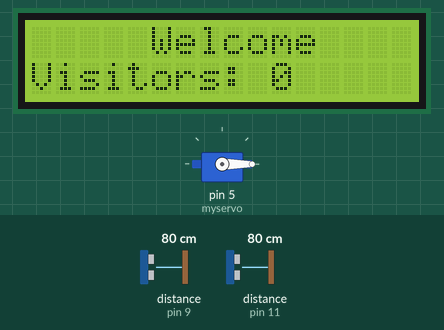
Recording of a sketch running on a simulated Arduino Uno, built with avr-gcc and run on an emulated ATmega328P. On the bench: servo, 16×2 character LCD. Wiring (inferred from the names in the program): 2 × ultrasonic range finder: trigger pin 8, echo pin 9 / trigger pin 10, echo pin 11. Inputs (shaded band) come from the test bench; at power-on: distance to the obstacle (sensors on pin 9, pin 11) 80 cm. The echo pulse lasts 58.3 µs per cm; what the sketch prints to the serial monitor is not drawn.

Above: at 2.7 s.
2.8 s: distance to the obstacle (sensor on pin 9) set to 22 cm
5.8 s: distance to the obstacle (sensor on pin 9) set to 19 cm
At 7.1 s:
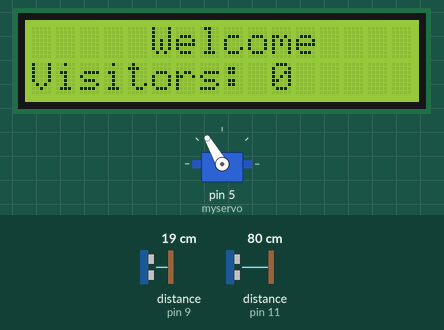
7.4 s: distance to the obstacle (sensor on pin 11) set to 22 cm
8.9 s: distance to the obstacle (sensor on pin 11) set to 18 cm
At 10.2 s:
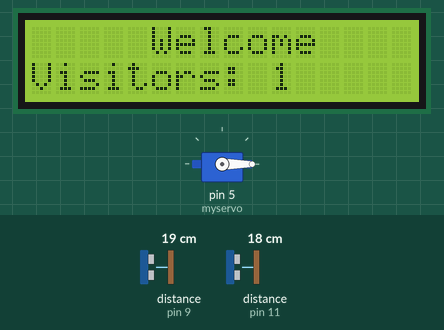
11.8 s: distance to the obstacle (sensor on pin 11) set to 120 cm
At 12.4 s:
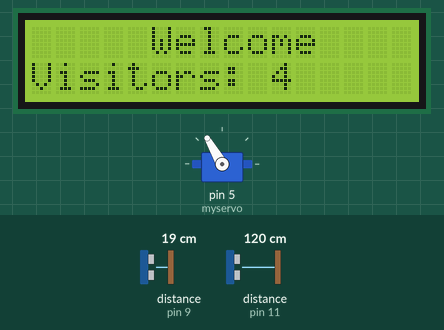
14.8 s: distance to the obstacle (sensor on pin 11) set to 2 cm
At 16.9 s:
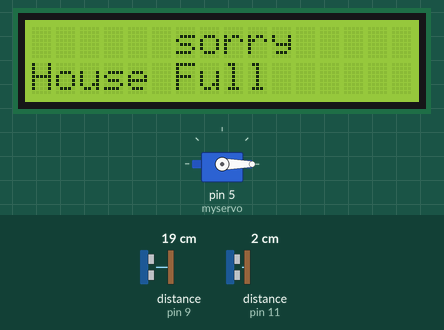
Timing chart, 0 to 18.8 s (numbered marks = the images above; inputs shaded):
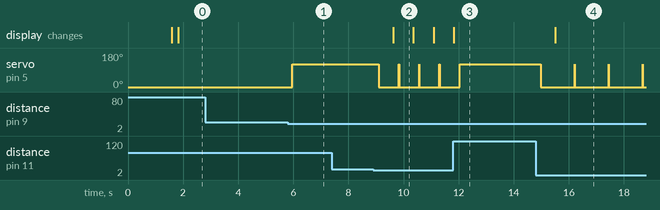

Measured:
- the behaviour switches between 21 and 20 cm on distance to the obstacle (sensor on pin 9) (found by bisection; images 0 and 1)
- the behaviour switches between 21 and 20 cm on distance to the obstacle (sensor on pin 11) (found by bisection; images 1 and 2)
- after the input at 2.8 s, every drawn part: stays the same
- after the input at 5.8 s, servo on pin 5 (myservo): 0° → 120° after 0.17 s
- after the input at 7.4 s, every drawn part: stays the same
- after the input at 8.9 s, servo on pin 5 (myservo): 120° → 0° after 0.20 s; the display: changes after 0.72 s (image 2)
- after the input at 11.8 s, servo on pin 5 (myservo): goes on until 12.0 s, then stays 120°
- after the input at 14.8 s, servo on pin 5 (myservo): 120° → 0° after 0.19 s; the display: changes after 0.71 s (image 4)
- what the display in image 2 shows lasts 0.8 s, from 9.6 s to 10.4 s

The sketch:

visitorCounter_lasya.ino
```cpp
//this is same code as visitor counter but it has max people limit
#include <LiquidCrystal_I2C.h>
#include <Servo.h>
#include <Wire.h>
LiquidCrystal_I2C display(0x27, 16, 2);
Servo myservo ;

int trigPin1 = 8;
int echoPin1 = 9;

int trigPin2 = 10;
int echoPin2 = 11;

int currentPeople = 0;
int maxPeople = 5;
int prevCount = -1 ;
int comeIn = 0 ;
int goOut = 0 ;
int  initialDistanceIn = 20 ;
int  initialDistanceOut = 20 ;

void displayText(String txt){
  display.clear();
  display.setCursor(5,0);
  display.print("Welcome");
  display.setCursor(0,1);
  display.print("Visitors: "+txt);
}

int distanceIn, distanceOut ;

int measureDistance(int trigPin, int echoPin){
   digitalWrite(trigPin, HIGH);
   delayMicroseconds(10);
   digitalWrite(trigPin, LOW);
   int duration = pulseIn (echoPin, HIGH);
   return (duration/2) / 29.1;
}

void setup() {
  Serial.begin(9600);
  pinMode(trigPin1, OUTPUT);
  pinMode(echoPin1, INPUT);
  pinMode(trigPin2, OUTPUT);
  pinMode(echoPin2, INPUT);
//  initialDistanceIn = measureDistance(trigPin1, echoPin1);
//  initialDistanceOut = measureDistance(trigPin2, echoPin2);
   myservo.attach(5);
   myservo.write(100);
   myservo.write(0);
   display.begin();
   display.backlight();
   display.setCursor (6,0);
   display.print("SOHAM");
   display.setCursor (0,1);
   display.print(" Visitors Counter ");
   delay (1500);
   display.clear();
}

 void loop(){
   delay(200);
  distanceIn = measureDistance(trigPin1, echoPin1);
  distanceOut = measureDistance(trigPin2, echoPin2);
  Serial.println("distanceIn: ");
  Serial.println(distanceIn);
  Serial.print("distanceOut: ");
  Serial.println(distanceOut);
  Serial.println("goOut: && comeIn:  ");
  Serial.println(goOut);
  Serial.println(comeIn);
  if(distanceIn < initialDistanceIn){
    if (!(goOut||comeIn)){
      comeIn = 1;
      myservo.write(120);
      delay(10);
    }
    else if (goOut){
      currentPeople-- ;
      goOut = 0 ;
      myservo.write(0);
      delay(200);
       }
    else {
      Serial.print("Bloacking In Sensor,Soham");
    }
  }
  if(distanceOut < initialDistanceOut){
    if(!(comeIn )){
      goOut = 1;
      myservo.write(120);
      delay(500);
    }
    else if(comeIn){
      currentPeople++ ;
      comeIn = 0 ;
      myservo.write(0);
      delay(500);
    }
    else {
      Serial.print("Bloacking Out Sensor,Soham");
    }
  }
  Serial.println("People :");
  Serial.println(currentPeople);
  if (((currentPeople != prevCount) && (currentPeople >= 0 )) && (currentPeople < maxPeople)){
  displayText(String(currentPeople));
  prevCount = currentPeople ;
  }
  else if(currentPeople < 0){
    currentPeople = 0 ;
  }
  else if(currentPeople >=
  maxPeople){
  display.clear();
  display.setCursor(5,0);
  display.print(" sorry ");
  display.setCursor(0,1);
  display.print("House Full");
  delay(500);
   currentPeople = 5 ;
  }
}
```
